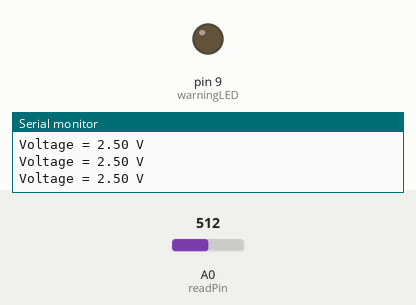
The sketch below on a simulated Arduino Uno, built with avr-gcc and run on an emulated ATmega328P. Parts: output pins drawn as LEDs (lit = HIGH), the last lines printed to the serial monitor. The test bench sets the inputs (shaded band); at power-on: A0 (readPin) = 512.

Above: at 1.3 s.
1.4 s: A0 (readPin) set to 811
2.9 s: A0 (readPin) set to 832
At 3.9 s:
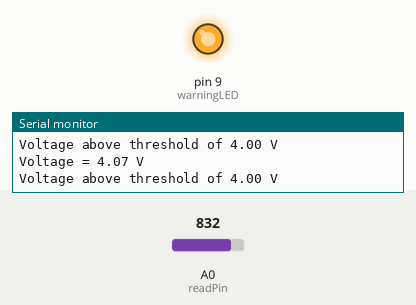
4.5 s: A0 (readPin) set to 716
At 5.1 s:
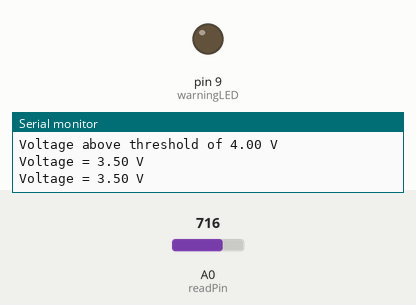
6.0 s: A0 (readPin) set to 900
At 6.3 s:
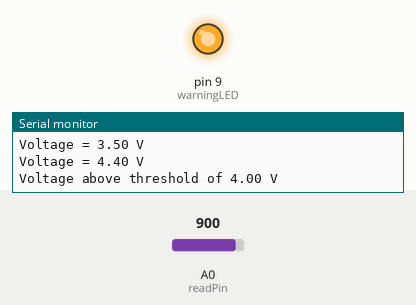
Timing chart, 0 to 8.5 s (numbered marks = the images above; inputs shaded):
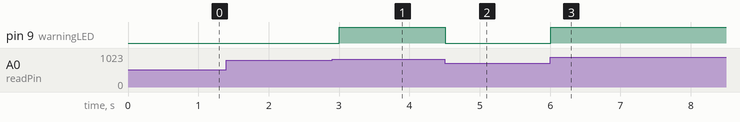

The sketch:

activity_voltageWarningLED.ino
```cpp
int readPin = A0;
int readVal = 0;
float readConversion = 5./1023.;
float V = 0;
float THRESHOLD_VOLTAGE = 4.;
int delayMS = 500;
int warningLED = 9;


void setup() {
  // put your setup code here, to run once:
  pinMode(readPin, INPUT);
  pinMode(warningLED, OUTPUT);
  Serial.begin(9600);
}

void loop() {
  // put your main code here, to run repeatedly:
  readVal = analogRead(readPin);
  V = readVal * readConversion;
  Serial.print("Voltage = ");
  Serial.print(V);
  Serial.println(" V");

  if (V > THRESHOLD_VOLTAGE) {
    Serial.print("Voltage above threshold of ");
    Serial.print(THRESHOLD_VOLTAGE);
    Serial.println(" V");
    digitalWrite(warningLED, HIGH);
  } else {
    digitalWrite(warningLED, LOW);
  }

  delay(delayMS);
}
```

Measured:
- the behaviour switches between 818 and 819 on A0 (readPin) (found by bisection; images 0 and 1)
- after the input at 2.9 s, pin 9 (warningLED): LOW → HIGH after 0.11 s
- after the input at 4.5 s, pin 9 (warningLED): HIGH → LOW at once
- after the input at 6.0 s, pin 9 (warningLED): LOW → HIGH at once
